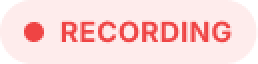
#> input picture mini-pc/device-ui/assets/recording/Overlay.png, 129 x 32 px, found by its file name (shown 2 times larger)
$ python extract_recording_ui_ref_assets.py
#> lines starting #> are read from the running program, lines starting #| are printed output that depends on the picture
"""Crop PNG layers from UI_Ref_for_cursor/Recordingscreen onto 1260×800 coords.

These reference PNGs match Figma node 863:626 (Recording Active / Paused).
"""

from __future__ import annotations

from pathlib import Path

from PIL import Image

ROOT = Path(__file__).resolve().parent.parent
REF = ROOT / "UI_Ref_for_cursor" / "Recordingscreen"
ASSETS = ROOT / "assets" / "recording" / "figma"
UI = REF / "Assets"

# Source ref 1280×1024 → target canvas 1260×800
_SW, _SH = 1280.0, 1024.0
_TW, _TH = 1260.0, 800.0


def _s(v: float, axis: str) -> int:
    return int(round(v * (_TW / _SW if axis == "x" else _TH / _SH)))


def _crop_ref(name: str, box: tuple[int, int, int, int], out: str) -> None:
    src = REF / name
    im = Image.open(src).convert("RGBA")
    im.crop(box).save(ASSETS / out)
    print(f"OK {out}")


def main() -> None:
    ASSETS.mkdir(parents=True, exist_ok=True)

    # Copy handoff assets (already Figma exports)
    for src_name, dst in (
        ("Overlay.png", "rec_pill_recording.png"),
        ("PAUSED icon for top left.png", "rec_pill_paused.png"),
        ("Pause recording button.png", "btn_pause_recording.png"),
        ("end meetingbutton.png", "btn_end_meeting.png"),
        ("resume recording button.png", "btn_resume_recording.png"),
        ("mic mute icon.png", "icon_mic_mute.png"),
    ):
        s = UI / src_name
        if s.is_file():
            Image.open(s).convert("RGBA").save(ASSETS / dst)
            print(f"OK {dst}")

    # Settings circle — crop from Recording Active top-right
    _crop_ref("Recording Active.png", (1185, 28, 1255, 98), "btn_settings_circle.png")
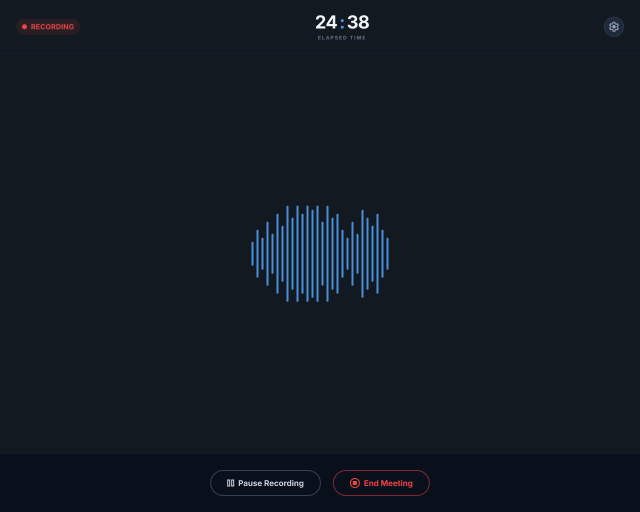
#> input picture mini-pc/device-ui/UI_Ref_for_cursor/Recordingscreen/Recording Active.png, 1280 x 1024 px (shown at 1/2 size)
#> in _crop_ref, im is the input picture: PIL image 1280x1024 RGBA; mean R, G, B, A 18.5, 25.8, 34, 255
#> in _crop_ref, `im.crop(box).save(ASSETS / out)`:
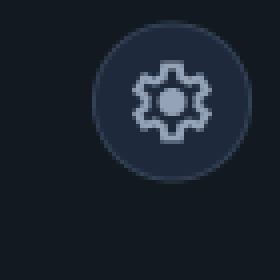
#> saved as btn_settings_circle.png: PIL image 70x70 RGBA (shown 4 times larger); mean R, G, B, A 25.9, 34.2, 44.2, 255

    # Static waveform snapshot — centre of active screen
    _crop_ref("Recording Active.png", (503, 411, 776, 603), "waveform_static.png")
#> call 2 of _crop_ref, with name = 'Recording Active.png', box = (503, 411, 776, 603), out = 'waveform_static.png'
#> in _crop_ref (call 2), `im.crop(box).save(ASSETS / out)`:
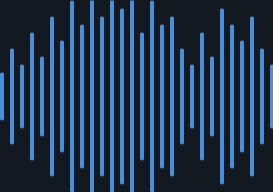
#> saved as waveform_static.png: PIL image 273x192 RGBA; mean R, G, B, A 33.6, 57.8, 83.4, 255

    # Paused centre glow line
    paused = REF / "Meeting Paused (S-04).jpg"
    if paused.is_file():
        pim = Image.open(paused).convert("RGBA")
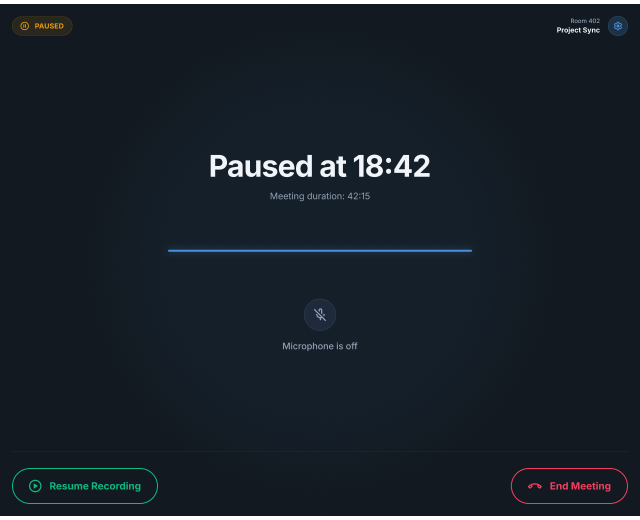
#> input picture mini-pc/device-ui/UI_Ref_for_cursor/Recordingscreen/Meeting Paused (S-04).jpg, 1280 x 1040 px (shown at 1/2 size)
        # horizontal glow band (~middle of paused content)
        pim.crop((340, 520, 940, 545)).save(ASSETS / "paused_glow_line.png")
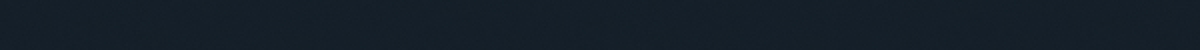
#> saved as paused_glow_line.png: PIL image 600x25 RGBA (shown 2 times larger); mean R, G, B, A 21, 31.1, 40.9, 255
        print("OK paused_glow_line.png")


if __name__ == "__main__":
    main()
